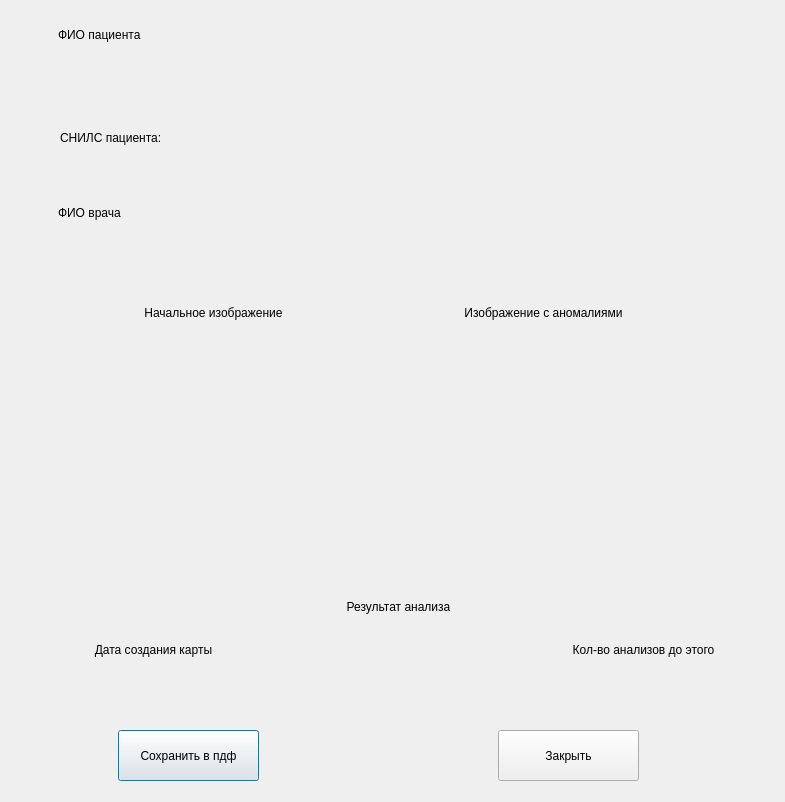
<?xml version="1.0" encoding="UTF-8"?>
<ui version="4.0">
 <class>Dialog</class>
 <widget class="QDialog" name="Dialog">
  <property name="geometry">
   <rect>
    <x>0</x>
    <y>0</y>
    <width>785</width>
    <height>802</height>
   </rect>
  </property>
  <property name="sizePolicy">
   <sizepolicy hsizetype="Fixed" vsizetype="Fixed">
    <horstretch>0</horstretch>
    <verstretch>0</verstretch>
   </sizepolicy>
  </property>
  <property name="minimumSize">
   <size>
    <width>785</width>
    <height>802</height>
   </size>
  </property>
  <property name="maximumSize">
   <size>
    <width>785</width>
    <height>802</height>
   </size>
  </property>
  <property name="baseSize">
   <size>
    <width>785</width>
    <height>802</height>
   </size>
  </property>
  <property name="windowTitle">
   <string>Dialog</string>
  </property>
  <widget class="QLabel" name="label">
   <property name="geometry">
    <rect>
     <x>68</x>
     <y>75</y>
     <width>151</width>
     <height>31</height>
    </rect>
   </property>
   <property name="text">
    <string/>
   </property>
   <property name="alignment">
    <set>Qt::AlignCenter</set>
   </property>
  </widget>
  <widget class="QLabel" name="label_2">
   <property name="geometry">
    <rect>
     <x>323</x>
     <y>75</y>
     <width>151</width>
     <height>31</height>
    </rect>
   </property>
   <property name="text">
    <string/>
   </property>
   <property name="alignment">
    <set>Qt::AlignCenter</set>
   </property>
  </widget>
  <widget class="QLabel" name="label_3">
   <property name="geometry">
    <rect>
     <x>538</x>
     <y>74</y>
     <width>141</width>
     <height>31</height>
    </rect>
   </property>
   <property name="text">
    <string/>
   </property>
   <property name="alignment">
    <set>Qt::AlignCenter</set>
   </property>
  </widget>
  <widget class="QLabel" name="label_4">
   <property name="geometry">
    <rect>
     <x>528</x>
     <y>250</y>
     <width>161</width>
     <height>31</height>
    </rect>
   </property>
   <property name="text">
    <string/>
   </property>
   <property name="alignment">
    <set>Qt::AlignCenter</set>
   </property>
  </widget>
  <widget class="QLabel" name="label_5">
   <property name="geometry">
    <rect>
     <x>73</x>
     <y>250</y>
     <width>141</width>
     <height>31</height>
    </rect>
   </property>
   <property name="text">
    <string/>
   </property>
   <property name="alignment">
    <set>Qt::AlignCenter</set>
   </property>
  </widget>
  <widget class="QLabel" name="label_6">
   <property name="geometry">
    <rect>
     <x>318</x>
     <y>250</y>
     <width>161</width>
     <height>31</height>
    </rect>
   </property>
   <property name="text">
    <string/>
   </property>
   <property name="alignment">
    <set>Qt::AlignCenter</set>
   </property>
  </widget>
  <widget class="QLabel" name="label_7">
   <property name="geometry">
    <rect>
     <x>58</x>
     <y>591</y>
     <width>681</width>
     <height>31</height>
    </rect>
   </property>
   <property name="text">
    <string>Результат анализа</string>
   </property>
   <property name="alignment">
    <set>Qt::AlignCenter</set>
   </property>
  </widget>
  <widget class="QLabel" name="label_9">
   <property name="geometry">
    <rect>
     <x>98</x>
     <y>613</y>
     <width>601</width>
     <height>16</height>
    </rect>
   </property>
   <property name="text">
    <string/>
   </property>
   <property name="alignment">
    <set>Qt::AlignCenter</set>
   </property>
  </widget>
  <widget class="QLabel" name="label_10">
   <property name="geometry">
    <rect>
     <x>98</x>
     <y>333</y>
     <width>224</width>
     <height>224</height>
    </rect>
   </property>
   <property name="text">
    <string/>
   </property>
  </widget>
  <widget class="QLabel" name="label_11">
   <property name="geometry">
    <rect>
     <x>428</x>
     <y>333</y>
     <width>224</width>
     <height>224</height>
    </rect>
   </property>
   <property name="text">
    <string/>
   </property>
  </widget>
  <widget class="QPushButton" name="pushButton">
   <property name="geometry">
    <rect>
     <x>118</x>
     <y>730</y>
     <width>141</width>
     <height>51</height>
    </rect>
   </property>
   <property name="text">
    <string>Сохранить в пдф</string>
   </property>
  </widget>
  <widget class="QLabel" name="label_12">
   <property name="geometry">
    <rect>
     <x>58</x>
     <y>27</y>
     <width>661</width>
     <height>16</height>
    </rect>
   </property>
   <property name="text">
    <string>ФИО пациента</string>
   </property>
  </widget>
  <widget class="QLabel" name="label_13">
   <property name="geometry">
    <rect>
     <x>58</x>
     <y>202</y>
     <width>661</width>
     <height>21</height>
    </rect>
   </property>
   <property name="text">
    <string>ФИО врача</string>
   </property>
  </widget>
  <widget class="QLabel" name="label_14">
   <property name="geometry">
    <rect>
     <x>88</x>
     <y>303</y>
     <width>251</width>
     <height>20</height>
    </rect>
   </property>
   <property name="text">
    <string>Начальное изображение</string>
   </property>
   <property name="alignment">
    <set>Qt::AlignCenter</set>
   </property>
  </widget>
  <widget class="QLabel" name="label_15">
   <property name="geometry">
    <rect>
     <x>418</x>
     <y>303</y>
     <width>251</width>
     <height>20</height>
    </rect>
   </property>
   <property name="text">
    <string>Изображение с аномалиями</string>
   </property>
   <property name="alignment">
    <set>Qt::AlignCenter</set>
   </property>
  </widget>
  <widget class="QPushButton" name="pushButton_3">
   <property name="geometry">
    <rect>
     <x>498</x>
     <y>730</y>
     <width>141</width>
     <height>51</height>
    </rect>
   </property>
   <property name="text">
    <string>Закрыть</string>
   </property>
  </widget>
  <widget class="QLabel" name="label_17">
   <property name="geometry">
    <rect>
     <x>48</x>
     <y>634</y>
     <width>211</width>
     <height>31</height>
    </rect>
   </property>
   <property name="text">
    <string>Дата создания карты</string>
   </property>
   <property name="alignment">
    <set>Qt::AlignCenter</set>
   </property>
  </widget>
  <widget class="QLabel" name="label_19">
   <property name="geometry">
    <rect>
     <x>528</x>
     <y>634</y>
     <width>231</width>
     <height>31</height>
    </rect>
   </property>
   <property name="text">
    <string>Кол-во анализов до этого</string>
   </property>
   <property name="alignment">
    <set>Qt::AlignCenter</set>
   </property>
  </widget>
  <widget class="QLabel" name="label_20">
   <property name="geometry">
    <rect>
     <x>48</x>
     <y>684</y>
     <width>211</width>
     <height>31</height>
    </rect>
   </property>
   <property name="text">
    <string/>
   </property>
   <property name="alignment">
    <set>Qt::AlignCenter</set>
   </property>
  </widget>
  <widget class="QLabel" name="label_22">
   <property name="geometry">
    <rect>
     <x>528</x>
     <y>684</y>
     <width>211</width>
     <height>31</height>
    </rect>
   </property>
   <property name="text">
    <string/>
   </property>
   <property name="alignment">
    <set>Qt::AlignCenter</set>
   </property>
  </widget>
  <widget class="QLabel" name="label_16">
   <property name="geometry">
    <rect>
     <x>60</x>
     <y>130</y>
     <width>661</width>
     <height>16</height>
    </rect>
   </property>
   <property name="text">
    <string>СНИЛС пациента:</string>
   </property>
  </widget>
 </widget>
 <resources/>
 <connections/>
</ui>
